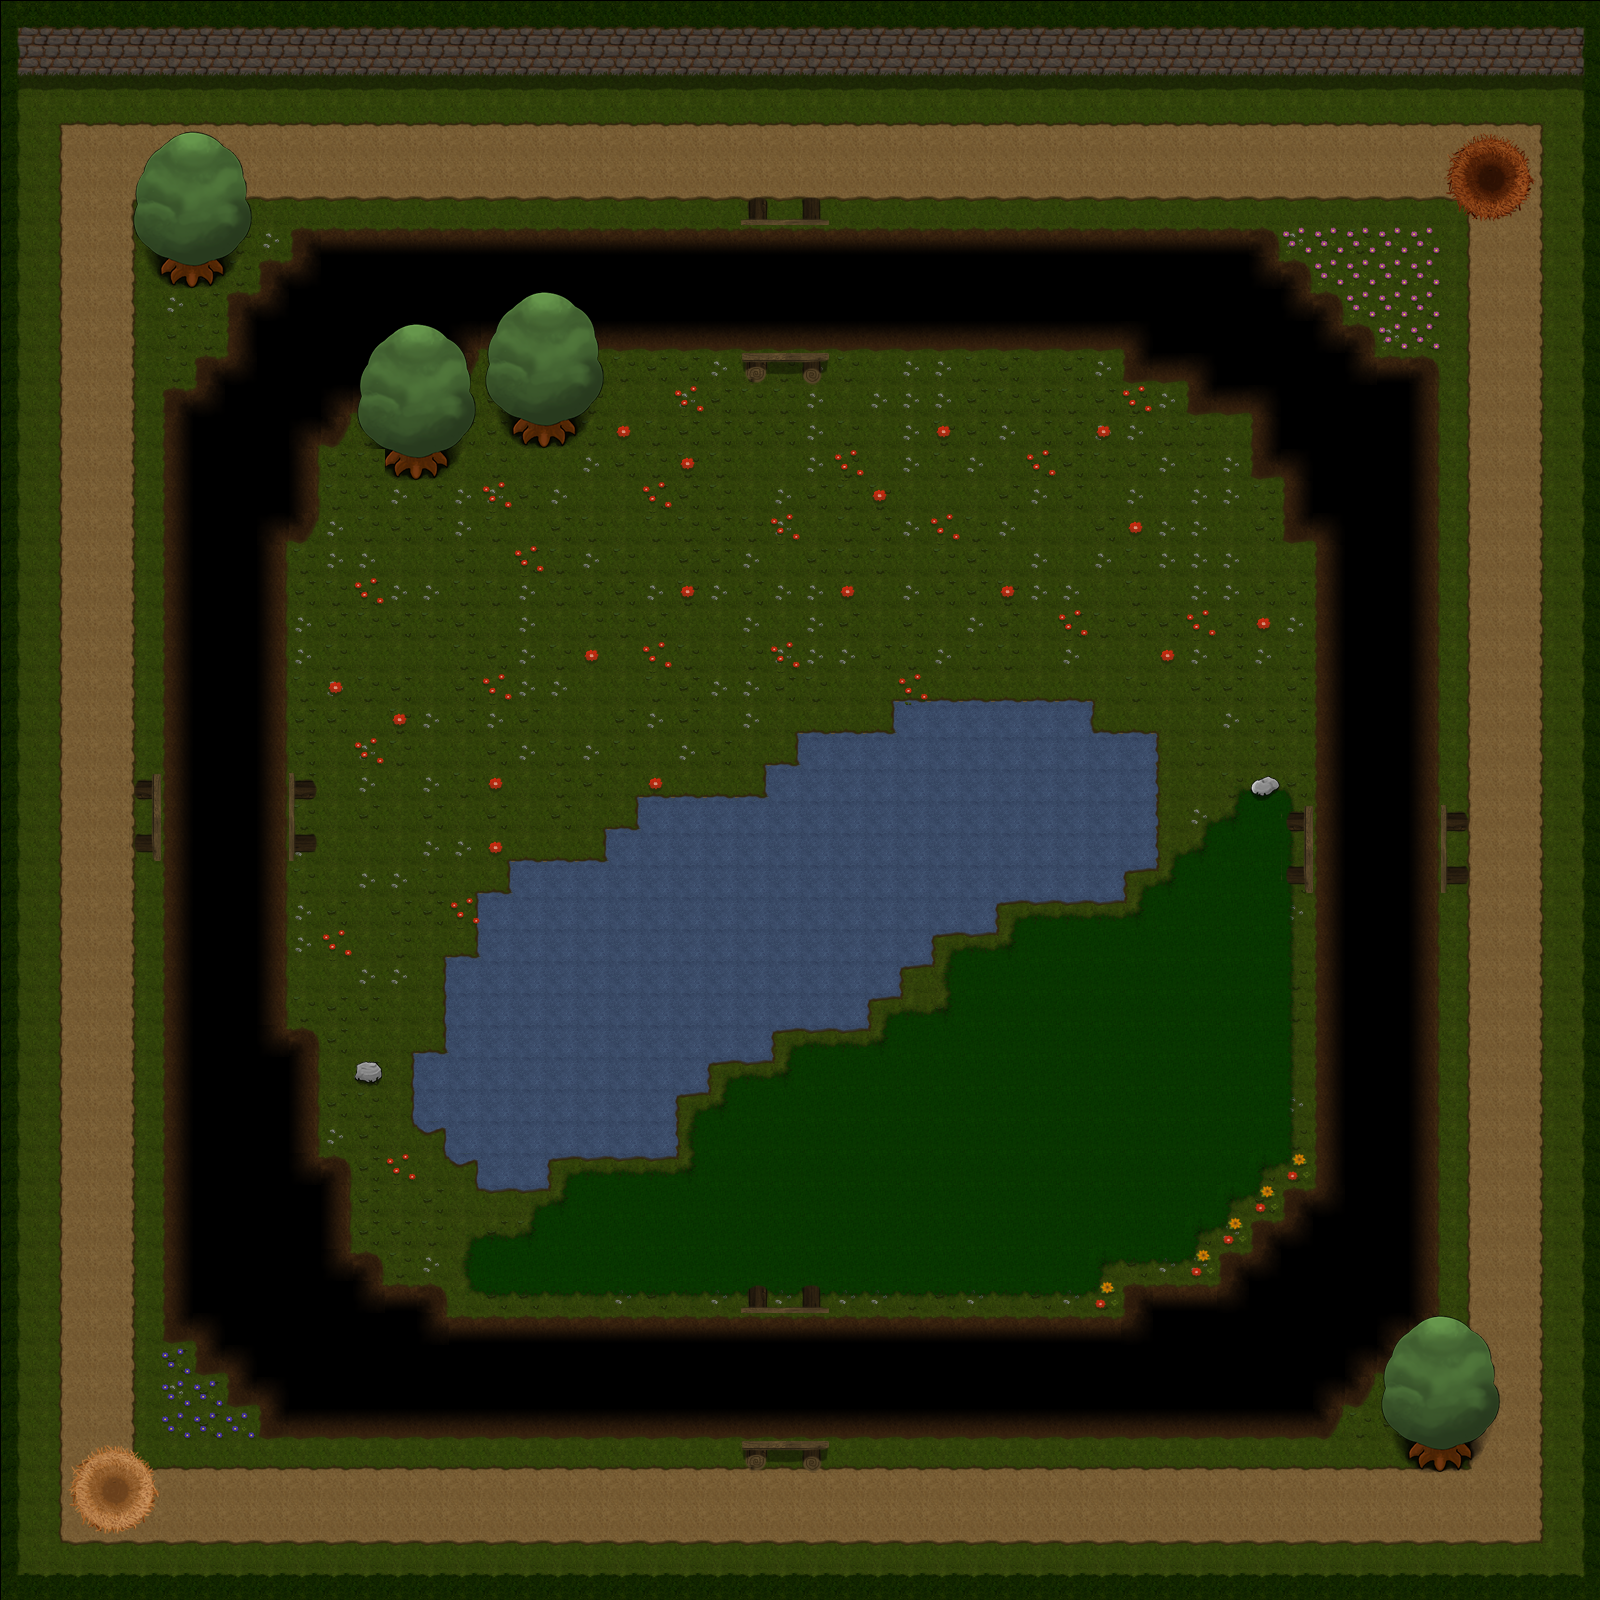

This is a level from a 2D game, rendered from its Tiled map with the project's own tilesets. A one-line summary and the map file follow, with tile-layer data summarised:
An orthogonal 50x50 tile map with 32x32 px tiles, 5 tile layers (Groundlayer, Zonelayer, Detaillayer, Overlayer, ...), 17 tilesets and 88 objects (20x water, 15x hgrass, 11x solid, 8x bridge1, 8x bridge2, ...).

<map version="1.0" orientation="orthogonal" width="50" height="50" tilewidth="32" tileheight="32">
 <tileset firstgid="1" name="egg" tilewidth="32" tileheight="32">
  <tileoffset x="1" y="1" />
  <properties>
   <property name="TYPE" value="egg" />
  </properties>
  <image source="tiles/egg.png" width="32" height="32" />
 </tileset>
 <tileset firstgid="2" name="carrot" tilewidth="32" tileheight="32">
  <tileoffset x="1" y="1" />
  <properties>
   <property name="TYPE" value="carrot" />
  </properties>
  <image source="tiles/carrot.png" width="32" height="32" />
 </tileset>
 <tileset firstgid="3" name="clover" tilewidth="32" tileheight="32">
  <tileoffset x="1" y="1" />
  <properties>
   <property name="TYPE" value="clover" />
  </properties>
  <image source="tiles/clover.png" width="32" height="32" />
 </tileset>
 <tileset firstgid="4" name="spinach" tilewidth="32" tileheight="32">
  <tileoffset x="1" y="1" />
  <properties>
   <property name="TYPE" value="spinach" />
  </properties>
  <image source="tiles/spinach.png" width="32" height="32" />
 </tileset>
 <tileset firstgid="5" name="mine" tilewidth="32" tileheight="32">
  <tileoffset x="1" y="1" />
  <properties>
   <property name="TYPE" value="mine" />
  </properties>
  <image source="tiles/mine.png" width="32" height="32" />
 </tileset>
 <tileset firstgid="6" name="bush" tilewidth="64" tileheight="64">
  <tileoffset x="1" y="1" />
  <properties>
   <property name="TYPE" value="bush" />
  </properties>
  <image source="tiles/bush.png" width="64" height="64" />
 </tileset>
 <tileset firstgid="7" name="straw" tilewidth="64" tileheight="64">
  <tileoffset x="1" y="1" />
  <properties>
   <property name="TYPE" value="hay" />
  </properties>
  <image source="tiles/straw.png" width="64" height="64" />
 </tileset>
 <tileset firstgid="8" name="switch" tilewidth="64" tileheight="64">
  <tileoffset x="1" y="1" />
  <image source="tiles/switch.png" width="64" height="64" />
 </tileset>
 <tileset firstgid="9" name="bridge_horizontal_left" tilewidth="32" tileheight="96">
  <tileoffset x="1" y="1" />
  <image source="tiles/bridge_horizontal_left.png" width="32" height="96" />
 </tileset>
 <tileset firstgid="10" name="bridge_horizontal_middle" tilewidth="32" tileheight="96">
  <tileoffset x="1" y="1" />
  <image source="tiles/bridge_horizontal_middle.png" width="32" height="96" />
 </tileset>
 <tileset firstgid="11" name="bridge_horizontal_right" tilewidth="32" tileheight="96">
  <tileoffset x="1" y="1" />
  <image source="tiles/bridge_horizontal_right.png" width="32" height="96" />
 </tileset>
 <tileset firstgid="12" name="bridge_vertical_bottom" tilewidth="96" tileheight="32">
  <tileoffset x="1" y="1" />
  <image source="tiles/bridge_vertical_bottom.png" width="96" height="32" />
 </tileset>
 <tileset firstgid="13" name="bridge_vertical_middle" tilewidth="96" tileheight="32">
  <tileoffset x="1" y="1" />
  <image source="tiles/bridge_vertical_middle.png" width="96" height="32" />
 </tileset>
 <tileset firstgid="14" name="bridge_vertical_top" tilewidth="96" tileheight="32">
  <tileoffset x="1" y="1" />
  <image source="tiles/bridge_vertical_top.png" width="96" height="32" />
 </tileset>
 <tileset firstgid="15" name="dummyWasserHalb" tilewidth="32" tileheight="32">
  <tileoffset x="1" y="1" />
  <properties>
   <property name="animationDuration" value="0.15" />
   <property name="animationFrames" value="5" />
   <property name="animationOffset" value="4" />
  </properties>
  <image source="tiles/dummyWasserHalb.png" width="128" height="32" />
 </tileset>
 <tileset firstgid="19" name="home" tilewidth="32" tileheight="32">
  <tileoffset x="1" y="1" />
  <image source="tiles/home.png" width="192" height="96" />
 </tileset>
 <tileset firstgid="37" name="dummyTilesHalb" tilewidth="32" tileheight="32">
  <tileoffset x="1" y="1" />
  <image source="tiles/dummyTilesHalb.png" width="512" height="512" />
  <terraintypes>
   <terrain name="Gras" tile="-1" />
   <terrain name="Abgrund" tile="-1" />
   <terrain name="Weg" tile="-1" />
   <terrain name="Wasser" tile="-1" />
   <terrain name="Tranzparenz" tile="-1" />
   <terrain name="Hohes Gras" tile="-1" />
   <terrain name="Rand" tile="-1" />
   <terrain name="Wand" tile="-1" />
  </terraintypes>
  <tile id="0" terrain="0,0,0,0" />
  <tile id="1" terrain="0,0,0,0" />
  <tile id="2" terrain="0,0,0,0" />
  <tile id="3" terrain="0,0,0,0" />
  <tile id="16" terrain="0,0,0,2" />
  <tile id="17" terrain="0,0,2,2" />
  <tile id="18" terrain="0,0,2,0" />
  <tile id="21" terrain="4,4,4,5" />
  <tile id="22" terrain="4,4,5,5" />
  <tile id="23" terrain="4,4,5,4" />
  <tile id="32" terrain="0,2,0,2" />
  <tile id="33" terrain="2,2,2,2" />
  <tile id="34" terrain="2,0,2,0" />
  <tile id="35" terrain="0,2,2,2" />
  <tile id="36" terrain="2,0,2,2" />
  <tile id="37" terrain="4,5,4,5" />
  <tile id="38" terrain="5,5,5,5" />
  <tile id="39" terrain="5,4,5,4" />
  <tile id="40" terrain="5,5,5,4" />
  <tile id="41" terrain="5,5,4,5" />
  <tile id="48" terrain="0,2,0,0" />
  <tile id="49" terrain="2,2,0,0" />
  <tile id="50" terrain="2,0,0,0" />
  <tile id="51" terrain="2,2,0,2" />
  <tile id="52" terrain="2,2,2,0" />
  <tile id="53" terrain="4,5,4,4" />
  <tile id="54" terrain="5,5,4,4" />
  <tile id="55" terrain="5,4,4,4" />
  <tile id="56" terrain="5,4,5,5" />
  <tile id="57" terrain="4,5,5,5" />
  <tile id="64" terrain="0,0,0,3" />
  <tile id="65" terrain="0,0,3,3" />
  <tile id="66" terrain="0,0,3,0" />
  <tile id="69" terrain="0,0,0,1" />
  <tile id="70" terrain="0,0,1,1" />
  <tile id="71" terrain="0,0,1,0" />
  <tile id="80" terrain="0,3,0,3" />
  <tile id="81" terrain="3,3,3,3" />
  <tile id="82" terrain="3,0,3,0" />
  <tile id="83" terrain="0,3,3,3" />
  <tile id="84" terrain="3,0,3,3" />
  <tile id="85" terrain="0,1,0,1" />
  <tile id="86" terrain="1,1,1,1" />
  <tile id="87" terrain="1,0,1,0" />
  <tile id="88" terrain="0,1,1,1" />
  <tile id="89" terrain="1,0,1,1" />
  <tile id="96" terrain="0,3,0,0" />
  <tile id="97" terrain="3,3,0,0" />
  <tile id="98" terrain="3,0,0,0" />
  <tile id="99" terrain="3,3,0,3" />
  <tile id="100" terrain="3,3,3,0" />
  <tile id="101" terrain="0,1,0,0" />
  <tile id="102" terrain="1,1,0,0" />
  <tile id="103" terrain="1,0,0,0" />
  <tile id="104" terrain="1,1,0,1" />
  <tile id="105" terrain="1,1,1,0" />
  <tile id="128" terrain="6,6,6,7" />
  <tile id="129" terrain="6,6,7,7" />
  <tile id="130" terrain="6,6,7,6" />
  <tile id="144" terrain="6,7,6,7" />
  <tile id="145" terrain="7,7,7,7" />
  <tile id="146" terrain="7,6,7,6" />
  <tile id="160" terrain="6,7,6,0" />
  <tile id="161" terrain="7,7,0,0" />
  <tile id="162" terrain="7,6,0,6" />
  <tile id="176" terrain="6,0,6,0" />
  <tile id="178" terrain="0,6,0,6" />
  <tile id="192" terrain="6,0,6,6" />
  <tile id="193" terrain="0,0,6,6" />
  <tile id="194" terrain="0,6,6,6" />
  <tile id="255" terrain="4,4,4,4" />
 </tileset>
 <layer name="Groundlayer" width="50" height="50">
  <data>[2500 cells, 2500 non-empty, 57 distinct tile ids]</data>
 </layer>
 <layer name="Zonelayer" width="50" height="50">
  <data>[2500 cells, 2500 non-empty, 30 distinct tile ids]</data>
 </layer>
 <layer name="Detaillayer" width="50" height="50">
  <data>[2500 cells, 87 non-empty, 14 distinct tile ids]</data>
 </layer>
 <objectgroup name="Brueckenebene" width="50" height="50">
  <object name="bridge1" gid="13" x="736" y="1440" />
  <object name="bridge1" gid="13" x="736" y="1408" />
  <object name="bridge1" gid="13" x="736" y="1376" />
  <object name="bridge1" gid="13" x="736" y="1344" />
  <object name="bridge2" gid="10" x="1312" y="896" />
  <object name="bridge2" gid="10" x="1344" y="896" />
  <object name="bridge2" gid="10" x="1376" y="896" />
  <object name="bridge2" gid="10" x="1408" y="896" />
  <object name="bridge2" gid="10" x="192" y="864" />
  <object name="bridge2" gid="10" x="160" y="864" />
  <object name="bridge2" gid="10" x="224" y="864" />
  <object name="bridge2" gid="10" x="256" y="864" />
  <object name="bridge1" gid="13" x="736" y="256" />
  <object name="bridge1" gid="13" x="736" y="288" />
  <object name="bridge1" gid="13" x="736" y="320" />
  <object name="bridge1" gid="13" x="736" y="352" />
 </objectgroup>
 <objectgroup name="Aktionsebene" width="50" height="50">
  <object gid="1" x="1376" y="1408" />
  <object gid="1" x="192" y="320" />
  <object gid="5" x="896" y="224" />
  <object gid="5" x="1440" y="960" />
  <object gid="5" x="896" y="1472" />
  <object gid="5" x="128" y="960" />
  <object name="switch1" gid="8" x="1504" y="1568">
   <properties>
    <property name="activate" value="true" />
   </properties>
  </object>
  <object gid="8" x="32" y="160">
   <properties>
    <property name="activate" value="false" />
   </properties>
  </object>
  <object gid="3" x="1248" y="864" />
  <object gid="4" x="768" y="416" />
  <object gid="2" x="320" y="832" />
  <object gid="1" x="768" y="1280" />
  <object gid="1" x="576" y="384" />
  <object gid="1" x="1216" y="544" />
  <object gid="1" x="704" y="768" />
  <object gid="1" x="352" y="1024" />
  <object gid="5" x="384" y="992" />
  <object gid="6" x="352" y="992" />
  <object gid="6" x="128" y="352" />
  <object gid="6" x="1344" y="1472" />
 </objectgroup>
 <objectgroup name="Zonenebene" width="50" height="50">
  <object type="dirt" x="64" y="128" width="64" height="1408" />
  <object type="dirt" x="128" y="128" width="1344" height="64" />
  <object type="dirt" x="1472" y="128" width="64" height="1408" />
  <object type="dirt" x="128" y="1472" width="1344" height="64" />
  <object type="startb" x="1376" y="128" width="160" height="160">
   <properties>
    <property name="direction" value="left" />
   </properties>
  </object>
  <object type="startw" x="64" y="1376" width="160" height="160">
   <properties>
    <property name="direction" value="right" />
   </properties>
  </object>
  <object type="water" x="640" y="800" width="352" height="128" />
  <object type="water" x="992" y="704" width="96" height="192" />
  <object type="water" x="1088" y="736" width="64" height="128" />
  <object type="water" x="1088" y="864" width="32" height="32" />
  <object type="water" x="800" y="736" width="192" height="64" />
  <object type="water" x="768" y="768" width="32" height="32" />
  <object type="water" x="896" y="704" width="96" height="32" />
  <object type="water" x="608" y="832" width="32" height="32" />
  <object type="water" x="512" y="864" width="128" height="288" />
  <object type="water" x="640" y="928" width="224" height="96" />
  <object type="water" x="864" y="928" width="32" height="64" />
  <object type="water" x="896" y="928" width="32" height="32" />
  <object type="water" x="640" y="1024" width="64" height="64" />
  <object type="water" x="704" y="1024" width="64" height="32" />
  <object type="water" x="640" y="1088" width="32" height="64" />
  <object type="water" x="480" y="896" width="32" height="288" />
  <object type="water" x="512" y="1152" width="32" height="32" />
  <object type="water" x="416" y="1056" width="64" height="64" />
  <object type="water" x="448" y="1120" width="32" height="32" />
  <object type="water" x="448" y="960" width="32" height="96" />
  <object type="hgrass" x="800" y="1056" width="416" height="160" />
  <object type="hgrass" x="544" y="1216" width="544" height="64" />
  <object type="hgrass" x="1088" y="1216" width="96" height="32" />
  <object type="hgrass" x="480" y="1248" width="64" height="32" />
  <object type="hgrass" x="576" y="1184" width="224" height="32" />
  <object type="hgrass" x="736" y="1088" width="64" height="96" />
  <object type="hgrass" x="704" y="1120" width="32" height="64" />
  <object type="hgrass" x="896" y="1024" width="320" height="32" />
  <object type="hgrass" x="1216" y="832" width="64" height="320" />
  <object type="hgrass" x="1216" y="1152" width="32" height="32" />
  <object type="hgrass" x="1248" y="800" width="32" height="32" />
  <object type="hgrass" x="960" y="960" width="256" height="64" />
  <object type="hgrass" x="1024" y="928" width="192" height="32" />
  <object type="hgrass" x="1184" y="864" width="32" height="64" />
  <object type="hgrass" x="1152" y="896" width="32" height="32" />
 </objectgroup>
 <objectgroup name="Renderlayer" width="50" height="50">
  <properties>
   <property name="renderEntities" value="true" />
  </properties>
 </objectgroup>
 <objectgroup name="Spielerebene" width="50" height="50">
  <object type="solid" x="0" y="0" width="1600" height="96" />
  <object type="solid" x="0" y="96" width="32" height="1504" />
  <object type="solid" x="32" y="1568" width="1536" height="32" />
  <object type="solid" x="1568" y="96" width="32" height="1504" />
  <object type="solid" x="1409" y="1398" width="64" height="69" />
  <object type="solid" x="161" y="217" width="64" height="69" />
  <object type="solid" x="511" y="377" width="64" height="69" />
  <object type="solid" x="385" y="412" width="64" height="69" />
  <object type="solid" x="352" y="1056" width="32" height="32" />
  <object type="solid" x="352" y="1056" width="32" height="32" />
  <object type="solid" x="1248" y="768" width="32" height="32" />
 </objectgroup>
 <layer name="Overlayer" width="50" height="50">
  <data>[2500 cells, 64 non-empty, 17 distinct tile ids]</data>
 </layer>
 <layer name="Overoverlayer" width="50" height="50">
  <data>[2500 cells, 0 non-empty, 0 distinct tile ids]</data>
 </layer>
</map>
